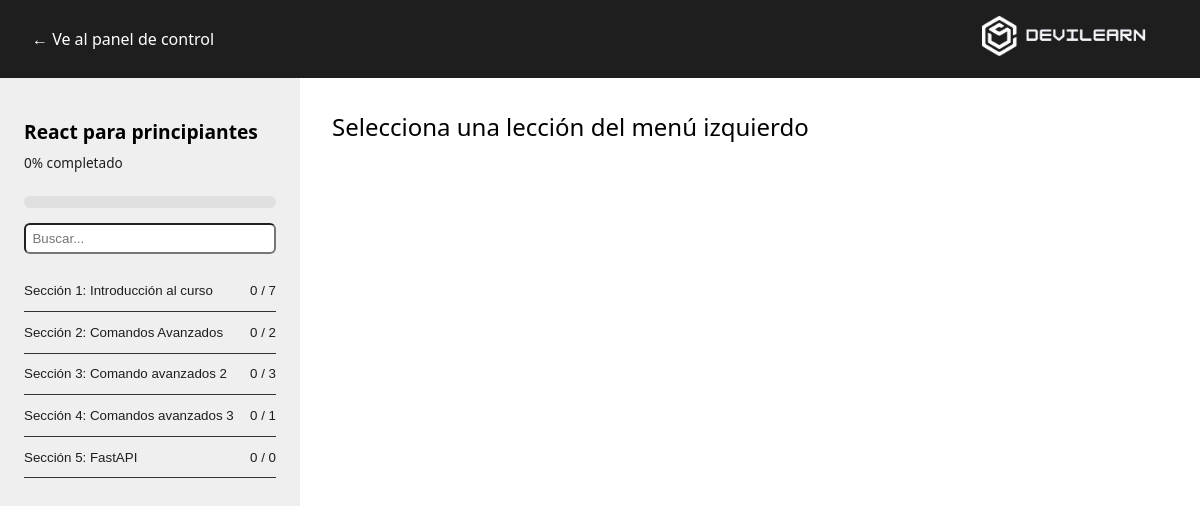
Page /student/react-para-principiantes/lessons/ (signed in) on the committed database.
### apps/courses/models/course.py (models this page shows, shortened)
class Course(models.Model):
    owner = models.ForeignKey(settings.AUTH_USER_MODEL, on_delete=models.CASCADE, related_name='owner_courses')
    title = models.CharField(max_length=200)
    slug = models.SlugField(unique=True)
    overview = models.TextField()
    created_at = models.DateTimeField(auto_now_add=True)
    category = models.ManyToManyField(Category, through='CourseCategory', related_name='courses')
    image = models.URLField()
    level = models.CharField(max_length=50)
    rating = models.FloatField(default=0.0)
    duration = models.FloatField(default=0.0)
    class Meta:
        ordering = ['-created_at']

### apps/courses/models/module.py (models this page shows, shortened)
class Module(models.Model):
    course = models.ForeignKey(Course, on_delete=models.CASCADE, related_name='modules')
    title = models.CharField(max_length=200)
    description = models.TextField()
    order = OrderField(blank=True, for_fields=['course'])
    class Meta:
        ordering = ['order']

### apps/courses/views/student.py (the view, shortened to what this page needs)
class CourseLessonsView(LoginRequiredMixin, DetailView):
    model = Course
    template_name = 'courses/course_lessons.html'
    slug_field = 'slug'
    slug_url_kwarg = 'slug'
    context_object_name = 'course'
    def get_context_data(self, **kwargs):
        context = super().get_context_data(**kwargs)
        course = self.object
        modules = course.modules.prefetch_related('contents').order_by('order')
        Enrollment.objects.get_or_create(user=self.request.user, course=course)
        all_contents = [c for m in modules for c in m.contents.all()]
        total_contents = len(all_contents)
        completed = CompletedContent.objects.filter(
            user=self.request.user,
            content__in=all_contents).values_list('content_id', flat=True)
        for module in modules:
            module.completed_count = module.contents.filter(id__in=completed).count()
            module.total_count = module.contents.count()
        content_id = self.kwargs.get('content_id')
        current_content = None
        if content_id:
            current_content = get_object_or_404(Content, id=content_id, module__course=course)
        progress = (len(completed) / total_contents * 100) if total_contents else 0
        Progress.objects.update_or_create(
            user=self.request.user,
            course=course,
            defaults={
                'progress': progress
            }
        )
        previous_content = None
        next_content = None
        current_contents = None
        current_position = None
        current_total_contents = None
        context.update({
            'course_title': course.title,
            'course_slug': course.slug,
            'modules': modules,
            'completed_ids': set(completed),
            'current_content': current_content,
            'progress': int(progress),
            'previous_content': previous_content,
            'next_content': next_content,
            'current_total_contents': current_total_contents,
            'current_position': current_position
        })
        return context

### apps/profiles/context_processors.py (called while the page is built)
def profile_picture(request):
    if request.user.is_authenticated and hasattr(request.user, 'profile'):
        photo = request.user.profile.photo
        return {
            'profile_picture': photo.url if photo else "https://static.vecteezy.com/system/resources/previews/009/292/244/non_2x/default-avatar-icon-of-social-media-user-vector.jpg"
        }
    return {
        'profile_picture': "https://static.vecteezy.com/system/resources/previews/009/292/244/non_2x/default-avatar-icon-of-social-media-user-vector.jpg"
    }

def layout_type(request):
    layout_type = ''
    if request.user.is_authenticated and request.user.is_instructor:
        layout_type = request.GET.get('from')
        return {
            'layout_type': layout_type
        }
    return {
        'layout_type': layout_type
    }

### apps/courses/templates/courses/course_lessons.html (shortened to what this page needs)
{% extends "base.html" %}
{% load static %}
{% block custom_styles %}
  <link rel="stylesheet" href="{% static 'css/lessons.css' %}">
{% endblock custom_styles %}
{% block content %}
  <header class="topbar">
    <div class="acciones">
      <div class="back-link"> <a href="{% url 'student:course_detail' slug=course_slug %}" class="discusiones">&larr; Ve al panel de control</a></div>
    </div>
    <div class="logo"><img src="{% static 'images/devilearn.png' %}" alt="Logo devilearn"></div>
  </header>
  <div class="layout">
    <aside class="sidebar">
      <h1 class="course-title">{{ course_title }}</h1>
      <p class="progress">{{ progress }}% completado</p>
      <div class="progress-bar"><div class="progress-fill"></div></div>
      <input class="lesson-search" id="lesson-search" placeholder="Buscar...">
      <div class="accordion">
        {% for module in modules %}
          <div class="accordion-item">
            <button class="accordion-header">Sección {{ forloop.counter }}: {{ module.title }} <span>{{ module.completed_count }} / {{ module.total_count }}</span></button>
          </div>
        {% endfor %}
      </div>
    </aside>
    <main class="main-content">
      {% if current_content %}
        <div class="content-header">
          <h3>{{ current_content.module.title }} ({{ current_position }}/{{ current_total_contents }})</h3>
          <h4 style="font-weight:normal;">{{ current_content.item.title }}</h4>
          <div class="content-previous-next-buttons">
            {% if previous_content %}
              <a href="{% url 'student:course_lessons' slug=previous_content.module.course.slug content_id=previous_content.id %}">
                <button type="submit"><i class="fa-solid fa-angle-left"></i></button>
              </a>
            {% endif %}
            {% if next_content %}
              <a href="{% url 'student:course_lessons' slug=next_content.module.course.slug  content_id=next_content.id %}">
                <button type="submit"><i class="fa-solid fa-angle-right"></i></button>
              </a>
            {% endif %}
          </div>
        </div>
        <div class="content-display">
          {% with type=current_content.content_type.model url=current_content.item.file.url %}
            {% if current_content.content_type.model == "video" %}
              <video src="{{ url }}" autoplay controls muted loop></video>
            {% elif current_content.content_type.model == "file" %}
              <p><strong>Archivo disponible para descarga</strong></p>
              <a href="{{ url }}" class="button" download>Descargar</a>
            {% elif current_content.content_type.model == "image" %}
              <img src="{{ url }}" alt="Imagen de: {{current_content.item.title}}" width="100%" height="100%">
            {% elif current_content.content_type.model == "text" %}
              <div class="text-content">
                {{ current_content.item.content|safe|linebreaks }}
              </div>
            {% endif %}
          {% endwith %}
        </div>
        <form action="{% url 'student:content_mark_complete' content_id=current_content.id  %}" method="post">
          {% csrf_token %}
          {% if current_content.id not in completed_ids %}
            <div class="bottom-bar">
              <button type="submit" class="btn-complete">Marcar como completado y continuar {% if current_position == current_total_contents %}al siguiente modulo{% endif %}</button>
            </div>
          {% endif %}
        </form>
      {% else %}
        <div class="content-header">Selecciona una lección del menú izquierdo</div>
      {% endif %}
    </main>
  </div>
{% endblock content %}

### templates/base.html (shortened to what this page needs)
<!DOCTYPE html>
<html lang="en">
  <head>
    <link rel="stylesheet" href="https://cdnjs.cloudflare.com/ajax/libs/font-awesome/6.5.0/css/all.min.css">
    {% block custom_styles %} {% endblock custom_styles %}
  </head>
  <body>
    {% block content %} {% endblock content %}
  </body>
</html>

### static/css/lessons.css (style rules this page uses)
* { box-sizing: border-box; margin: 0; padding: 0; }
body { font-family: 'Segoe UI', sans-serif; }
.topbar { display: flex; justify-content: space-between; align-items: center; padding: 1rem 2rem; background-color: #1e1e1e; }
.topbar .logo { font-weight: bold; font-size: 1.3rem; text-align: right; }
.topbar .logo img { width: 40%; }
.layout { display: flex; min-height: calc(100vh - 60px); }
aside.sidebar { background: #efefef; width: 300px; padding: 1.5rem; overflow-y: auto; }
.topbar .back-link a { text-decoration: none; color: #ffffff; }
.course-title { font-size: 1.2rem; margin: 1rem 0 0.5rem; }
.progress { font-size: 0.85rem; color: #1e1e1e; margin-bottom: 1.5rem; }
.lesson-search { width: 100%; margin-bottom: 1rem; padding: 0.4rem; border-radius: 6px; }
.accordion-item { border-bottom: 1px solid #333; }
.accordion-header { width: 100%; background: none; border: none; color: #1e1e1e; padding: 0.8rem 0; text-align: left; font-weight: 500; cursor: pointer; display: flex; justify-content: space-between; }
.main-content { flex: 1; padding: 2rem; display: flex; flex-direction: column; justify-content: space-between; }
.content-header { font-size: 1.5rem; margin-bottom: 1rem; }

### rows in the picture
Course: title "React para principiantes"
Module: title "Introducción al curso", completed_count "0", total_count "7"
Module: title "Comandos Avanzados", completed_count "0", total_count "2"
Module: title "Comando avanzados 2", completed_count "0", total_count "3"
Module: title "Comandos avanzados 3", completed_count "0", total_count "1"
Module: title "FastAPI", completed_count "0", total_count "0"

### other values in the picture
{{ progress }} "0"
